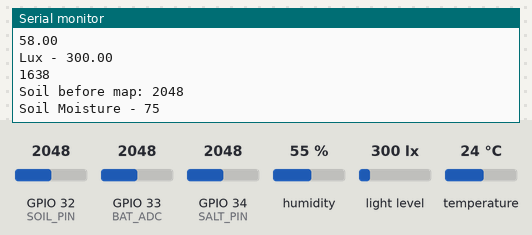
Bench run of a sketch on a simulated ESP32. Shown: the last lines printed to the serial monitor. Inputs (shaded band) come from the test bench; at power-on: temperature 24 °C, GPIO 32 (SOIL_PIN) = 2048, GPIO 33 (BAT_ADC) = 2048, GPIO 34 (SALT_PIN) = 2048, humidity 55 %, light level 300 lx. WiFi joins after 1.5 s; servers stay silent unless stated.

Above: at 4.0 s.
4.1 s: temperature set to 17 °C
At 5.5 s:
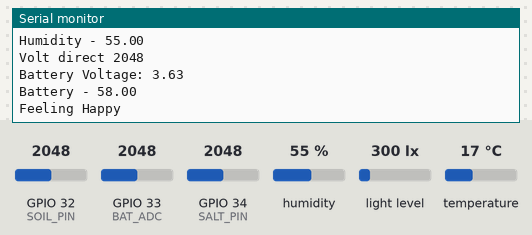
5.6 s: temperature set to 14 °C
At 7.6 s:
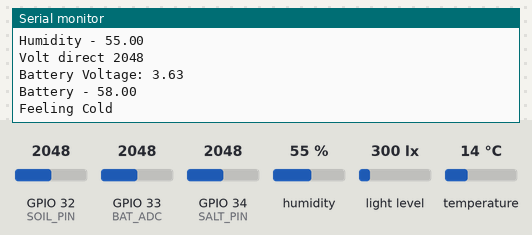
9.5 s: GPIO 32 (SOIL_PIN) set to 1767
At 9.99 s:
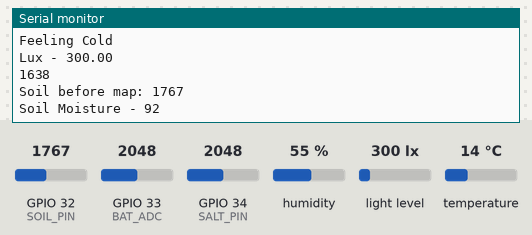
11.0 s: GPIO 32 (SOIL_PIN) set to 1652
At 12.7 s:
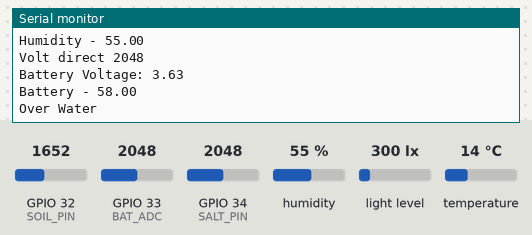
Timing chart, 0 to 14.2 s (numbered marks = the images above; inputs shaded):
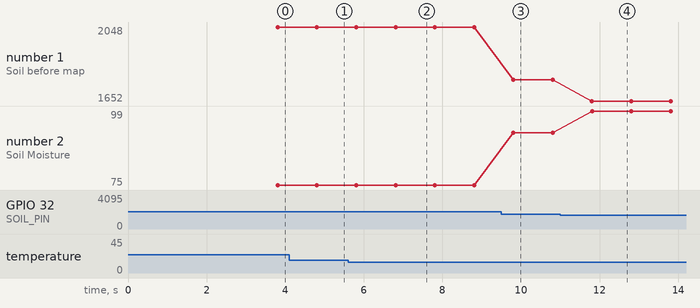

Measured:
- the behaviour switches between 16 and 15 °C on temperature (found by bisection; images 1 and 2)
- the behaviour switches between 1721 and 1720 on GPIO 32 (SOIL_PIN) (found by bisection; images 3 and 4)
- after the input at 5.6 s, the serial monitor: prints a new line after 1.5 s (image 2)
- after the input at 9.5 s, the serial monitor: prints a new line after 0.31 s (image 3)
- after the input at 11.0 s, the serial monitor: prints a new line after 0.81 s (image 4)
- plotted number 1: 2048 → 1767 after the input at 9.5 s, 1767 → 1652 after the input at 11.0 s
- plotted number 2: 75 → 92 after the input at 9.5 s, 92 → 99 after the input at 11.0 s

The sketch:

Smart_Pot_2.0.ino
```cpp
/* Comment this out to disable prints and save space */
#define BLYNK_PRINT Serial

/* Fill-in your Template ID (only if using Blynk.Cloud) */
#define BLYNK_TEMPLATE_ID   "Your_Template_ID"


#define DHT_TYPE DHT11

#include <WiFi.h>
#include <WiFiClient.h>
#include <BlynkSimpleEsp32.h>
#include <DHT.h>
#include <Wire.h>
#include <BH1750.h>
#include <NTPClient.h>
#include <ArduinoJson.h>
#include <SD.h>
#include <SPI.h>
#include <PubSubClient.h>
#include <Esp.h>
#include <time.h>
#include <TimeLib.h> //https://github.com/PaulStoffregen/Time


#define I2C_SDA 25
#define I2C_SCL 26
#define DHT_PIN 16
#define BAT_ADC 33
#define SALT_PIN 34
#define SOIL_PIN 32
#define BOOT_PIN 0
#define POWER_CTRL 4
#define USER_BUTTON 35
#define DS18B20_PIN 21

#define soil_max 1638
#define soil_min 3285

#define NIGHT_LIGHT_THRESOLD 5
#define LOW_SOIL_MOISTURE_THRESOLD 15
#define HIGH_SOIL_MOISTURE_THRESOLD 95
#define HIGH_TEMP_THRESOLD 45
#define LOW_TEMP_THRESOLD 15

bool dht_found;
float luxRead;
float advice;
float soil;

BH1750 lightMeter(0x23); //0x23
DHT dht(DHT_PIN, DHT_TYPE);

BlynkTimer timer;

// You should get Auth Token in the Blynk App.
// Go to the Project Settings (nut icon).
char auth[] = "You_Auth_Token";

// Your WiFi credentials.
// Set password to "" for open networks.
char ssid[] = "SSID";
char pass[] = "PASS";


void setup()
{
  // Debug console
  Serial.begin(115200);

  dht.begin();


  pinMode(POWER_CTRL, OUTPUT);
  digitalWrite(POWER_CTRL, 1);
  delay(1000);

  bool wireOk = Wire.begin(I2C_SDA, I2C_SCL); // wire can not be initialized at beginng, the bus is busy
  if (wireOk)
  {
    Serial.println(F("Wire ok"));
  }
  else
  {
    Serial.println(F("Wire NOK"));
  }
  if (lightMeter.begin(BH1750::CONTINUOUS_HIGH_RES_MODE))
  {
    Serial.println(F("BH1750 Advanced begin"));
  }
  else
  {
    Serial.println(F("Error initialising BH1750"));
  }

  // Battery status, and charging status and days.
  float bat = readBattery();
  Serial.println("Battery level");
  Serial.println(bat);

  Blynk.begin(auth, ssid, pass);
  timer.setInterval(1000L, send_data);

}

void loop()
{
  Blynk.run();
  timer.run();
}


void send_data()
{

  luxRead = lightMeter.readLightLevel();
  Serial.print("Lux - "); Serial.println(luxRead);
  Blynk.virtualWrite(V2, luxRead);

  uint16_t soil = readSoil();
  Serial.print("Soil Moisture - "); Serial.println(soil);
  Blynk.virtualWrite(V3, soil);

  uint32_t salt = readSalt();
  String advice;
  if (salt < 201)
  {
    advice = "needed";
  }
  else if (salt < 251)
  {
    advice = "low";
  }
  else if (salt < 351)
  {
    advice = "optimal";
  }
  else if (salt > 350)
  {
    advice = "too high";
  }
  Serial.print("Salt Advice - "); Serial.println(advice);
  Blynk.virtualWrite(V4, advice);

  float t = dht.readTemperature(); // Read temperature as Fahrenheit then dht.readTemperature(true)
  Serial.print("Temperature - "); Serial.println(t);
  Blynk.virtualWrite(V0, t);

  float h = dht.readHumidity();
  Serial.print("Humidity - "); Serial.println(h);
  Blynk.virtualWrite(V1, h);

  float batt = readBattery();
  Serial.print("Battery - "); Serial.println(batt);
  Blynk.virtualWrite(V5, batt);

  // Display Respected Image based on Sensor's Data

  if (luxRead <= NIGHT_LIGHT_THRESOLD)
  {
    Blynk.virtualWrite(V6, "1"); // Sleepy
    Serial.println("Feeling Sleepy");
  }
  else if ( soil <= LOW_SOIL_MOISTURE_THRESOLD)
  {
    Blynk.virtualWrite(V6, "2"); // Thirsty
    Blynk.logEvent("low_moisture");
    Serial.println("Feeling Thirsty");
  }
  else if (soil >= HIGH_SOIL_MOISTURE_THRESOLD )
  {
    Blynk.virtualWrite(V6, "3"); // Over Water
    Serial.println("Over Water");
  }
  else if ( t >= HIGH_TEMP_THRESOLD)
  {
    Blynk.virtualWrite(V6, "4"); // High Temperature
    Blynk.logEvent("high_temperature");
    Serial.println("Feeling Hot");
  }
  else if (t <= LOW_TEMP_THRESOLD)
  {
    Blynk.virtualWrite(V6, "5"); // Low Temperature
    Blynk.logEvent("low_temperature");
    Serial.println("Feeling Cold");
  }
  else
  {
    Blynk.virtualWrite(V6, "0"); // Happy
    Serial.println("Feeling Happy");
  }
}

// READ Soil
uint16_t readSoil()
{
  Serial.println(soil_max);
  uint16_t soil = analogRead(SOIL_PIN);
  Serial.print("Soil before map: ");
  Serial.println(soil);
  return map(soil, soil_min, soil_max, 0, 100);
}

// READ Battery
float readBattery()
{
  int vref = 1100;
  uint16_t volt = analogRead(BAT_ADC);
  Serial.print("Volt direct ");
  Serial.println(volt);
  float battery_voltage = ((float)volt / 4095.0) * 2.0 * 3.3 * (vref) / 1000;
  Serial.print("Battery Voltage: ");
  Serial.println(battery_voltage);
  battery_voltage = battery_voltage * 100;
  return map(battery_voltage, 416, 290, 100, 0);
}

// READ Salt
// I am not quite sure how to read and use this number. I know that when put in water wich a DH value of 26, it gives a high number, but what it is and how to use ??????
uint32_t readSalt()
{
  uint8_t samples = 120;
  uint32_t humi = 0;
  uint16_t array[120];

  for (int i = 0; i < samples; i++)
  {
    array[i] = analogRead(SALT_PIN);
    //  Serial.print("Read salt pin : ");

    //  Serial.println(array[i]);
    delay(2);
  }
  std::sort(array, array + samples);
  for (int i = 0; i < samples; i++)
  {
    if (i == 0 || i == samples - 1)
      continue;
    humi += array[i];
  }
  humi /= samples - 2;
  return humi;
}
```
